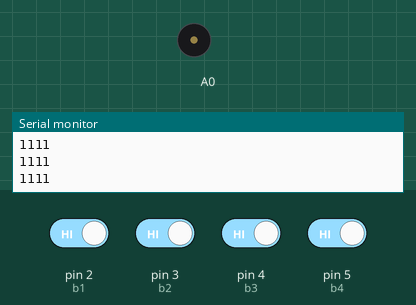
A sketch run on a simulated Arduino Uno, built with avr-gcc and run on an emulated ATmega328P. Parts: buzzer (waves = sounding), the last lines printed to the serial monitor. Inputs (shaded band) come from the test bench; at power-on: pin 2 (b1), pin 3 (b2), pin 4 (b3), pin 5 (b4) HIGH.

Above: at 1.2 s.
1.3 s: pin 2 (b1) driven LOW
At 2.5 s:
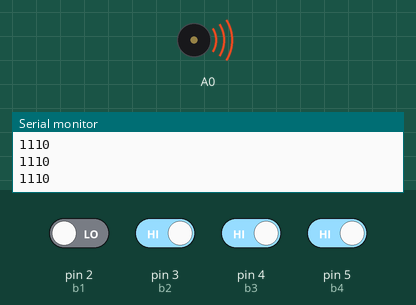
2.8 s: pin 3 (b2) driven LOW
4.3 s: pin 4 (b3) driven LOW
At 5.1 s:
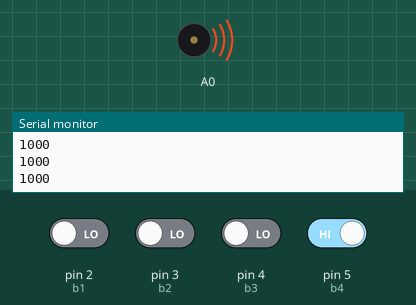
5.8 s: pin 5 (b4) driven LOW
At 6.9 s:
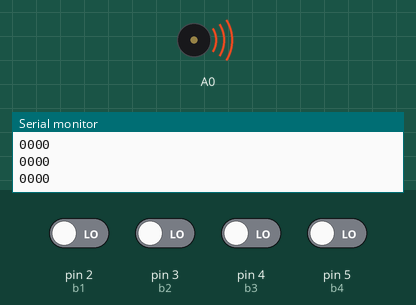
7.3 s: pin 2 (b1) driven HIGH
At 8.0 s:
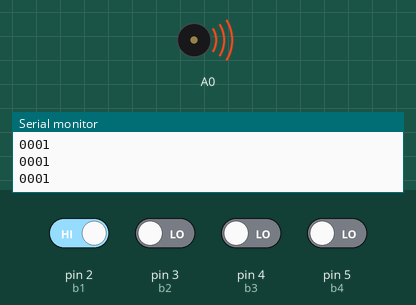
8.8 s: pin 3 (b2) driven HIGH
Timing chart, 0 to 11.3 s (numbered marks = the images above; inputs shaded):
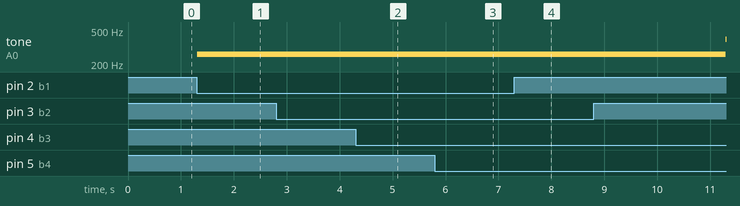

The sketch:

piano_project.ino
```cpp
//initializing b - buttons to arduino pins 2, 3, 4, 5
//LEDs are connected between a button and a ground
const int b1 = 2, b2 = 3, b3 = 4, b4 = 5;

void setup(){
  //starting serial print to console
  Serial.begin(9600);
  //setting buttons and pin 8 (tone) as an inputs
  pinMode(b1, INPUT);
  pinMode(b2, INPUT);
  pinMode(b3, INPUT);
  pinMode(b4, INPUT);
  pinMode(8, INPUT);
}

void loop(){

  //if statements for buttons to play tone
  if(digitalRead(b1) == LOW){
    //tone(outputPin, frequency, duration);
    tone(A0,  261, 20);
  }
  if(digitalRead(b2) == LOW){
    tone(A0, 293, 20);
  }
  if(digitalRead(b3) == LOW){
    tone(A0, 329, 20);
    }
  if(digitalRead(b4) == LOW){
    tone(A0, 390, 20);
  }

  //reading input state (0 or 1) for all buttons
  Serial.print(digitalRead(b4));
  Serial.print(digitalRead(b3));
  Serial.print(digitalRead(b2));
  Serial.println(digitalRead(b1));
}
```

Measured:
- after the input at 1.3 s, tone on A0: silent → 261 Hz at once
- after the input at 4.3 s, tone on A0: stays 261 Hz (without the input it goes to 293 Hz after 1.5 s)
- after the input at 5.8 s, tone on A0: stays 261 Hz (without the input it goes to 329 Hz after 1.5 s)
- after the input at 7.3 s, tone on A0: stays 261 Hz (without the input it goes to 390 Hz after 1.5 s)
